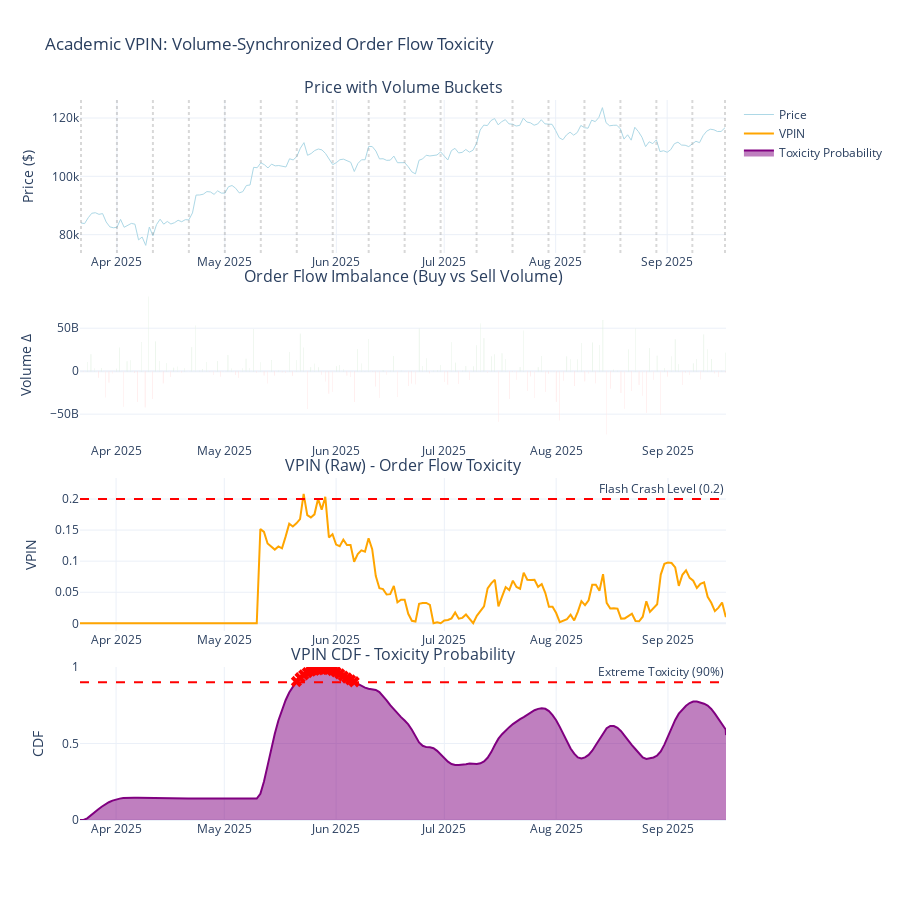

Notebook code for this chart:
### Markdown cell above
## Visualization: Academic VPIN Analysis

### Code cell
def plot_academic_vpin(df, buckets, vpin_raw):
    """
    Create academic VPIN visualization with toxicity levels
    """
    fig = make_subplots(
        rows=4,
        cols=1,
        row_heights=[0.25, 0.25, 0.25, 0.25],
        subplot_titles=[
            "Price with Volume Buckets",
            "Order Flow Imbalance (Buy vs Sell Volume)",
            "VPIN (Raw) - Order Flow Toxicity",
            "VPIN CDF - Toxicity Probability",
        ],
        vertical_spacing=0.05,
    )

    # 1. Price with bucket boundaries
    fig.add_trace(
        go.Scatter(
            x=df["datetime"],
            y=df["price"],
            name="Price",
            line=dict(color="lightblue", width=1),
        ),
        row=1,
        col=1,
    )

    # Mark every 10th bucket boundary
    bucket_starts = df.groupby("bucket_id")["datetime"].first()
    for i, start_time in enumerate(bucket_starts):
        if i % 10 == 0:
            fig.add_vline(
                x=start_time,
                line_dash="dot",
                line_color="gray",
                opacity=0.3,
                row=1,
                col=1,
            )

    # 2. Order Flow Imbalance
    imbalance = buckets["buy_volume"] - buckets["sell_volume"]
    colors = ["green" if x > 0 else "red" for x in imbalance]

    fig.add_trace(
        go.Bar(
            x=buckets["datetime"],
            y=imbalance,
            marker_color=colors,
            opacity=0.6,
            name="Volume Imbalance",
            showlegend=False,
        ),
        row=2,
        col=1,
    )

    # 3. Raw VPIN
    fig.add_trace(
        go.Scatter(
            x=buckets["datetime"],
            y=vpin_raw,
            name="VPIN",
            line=dict(color="orange", width=2),
        ),
        row=3,
        col=1,
    )

    # Add Flash Crash threshold
    fig.add_hline(
        y=0.2,
        line_dash="dash",
        line_color="red",
        annotation_text="Flash Crash Level (0.2)",
        row=3,
        col=1,
    )

    # 4. VPIN CDF
    fig.add_trace(
        go.Scatter(
            x=buckets["datetime"],
            y=buckets["vpin_cdf_ssf"],
            name="Toxicity Probability",
            fill="tozeroy",
            line=dict(color="purple", width=2),
        ),
        row=4,
        col=1,
    )

    # Mark extreme toxicity events
    toxic_events = buckets[buckets["toxic_event_ssf"]]
    if len(toxic_events) > 0:
        fig.add_trace(
            go.Scatter(
                x=toxic_events["datetime"],
                y=toxic_events["vpin_cdf_ssf"],
                mode="markers",
                marker=dict(color="red", size=10, symbol="x"),
                name="Toxic Events",
                showlegend=False,
            ),
            row=4,
            col=1,
        )

    # Add 90% threshold
    fig.add_hline(
        y=0.9,
        line_dash="dash",
        line_color="red",
        annotation_text="Extreme Toxicity (90%)",
        row=4,
        col=1,
    )

    fig.update_layout(
        height=900,
        title="Academic VPIN: Volume-Synchronized Order Flow Toxicity",
        template="plotly_white",
        showlegend=True,
        hovermode="x unified",
    )

    fig.update_yaxes(title="Price ($)", row=1, col=1)
    fig.update_yaxes(title="Volume Δ", row=2, col=1)
    fig.update_yaxes(title="VPIN", row=3, col=1)
    fig.update_yaxes(title="CDF", range=[0, 1], row=4, col=1)

    return fig


fig = plot_academic_vpin(df, buckets, vpin_raw)
fig.show()

### Figure 1 — Plotly figure (JSON) as saved in the notebook; plotly's stock layout.template omitted (floating-point values rounded to 4 significant figures; data arrays with more than 128 entries replaced by an {"elided": "..."} marker saying what was removed)
{"data": [{"line": {"color": "lightblue", "width": 1}, "name": "Price", "type": "scatter", "x": {"elided": "181 str values"}, "xaxis": "x", "y": {"elided": "181 float values"}, "yaxis": "y"}, {"marker": {"color": {"elided": "181 str values"}}, "name": "Volume Imbalance", "opacity": 0.6, "showlegend": false, "type": "bar", "x": {"elided": "181 str values"}, "xaxis": "x2", "y": {"elided": "181 float values"}, "yaxis": "y2"}, {"line": {"color": "orange", "width": 2}, "name": "VPIN", "type": "scatter", "x": {"elided": "181 str values"}, "xaxis": "x3", "y": {"elided": "181 float values"}, "yaxis": "y3"}, {"fill": "tozeroy", "line": {"color": "purple", "width": 2}, "name": "Toxicity Probability", "type": "scatter", "x": {"elided": "181 str values"}, "xaxis": "x4", "y": {"elided": "181 float values"}, "yaxis": "y4"}, {"marker": {"color": "red", "size": 10, "symbol": "x"}, "mode": "markers", "name": "Toxic Events", "showlegend": false, "type": "scatter", "x": ["2025-05-21T00:00:00.000000000", "2025-05-22T00:00:00.000000000", "2025-05-23T00:00:00.000000000", "2025-05-24T00:00:00.000000000", "2025-05-25T00:00:00.000000000", "2025-05-26T00:00:00.000000000", "2025-05-27T00:00:00.000000000", "2025-05-28T00:00:00.000000000", "2025-05-29T00:00:00.000000000", "2025-05-30T00:00:00.000000000", "2025-05-31T00:00:00.000000000", "2025-06-01T00:00:00.000000000", "2025-06-02T00:00:00.000000000", "2025-06-03T00:00:00.000000000", "2025-06-04T00:00:00.000000000", "2025-06-05T00:00:00.000000000", "2025-06-06T00:00:00.000000000"], "xaxis": "x4", "y": [0.9054, 0.9296, 0.9486, 0.9634, 0.973, 0.9786, 0.9822, 0.9844, 0.9857, 0.9838, 0.9773, 0.9676, 0.9546, 0.9409, 0.9281, 0.9163, 0.9038], "yaxis": "y4"}], "layout": {"annotations": [{"font": {"size": 16}, "showarrow": false, "text": "Price with Volume Buckets", "x": 0.5, "xanchor": "center", "xref": "paper", "y": 1, "yanchor": "bottom", "yref": "paper"}, {"font": {"size": 16}, "showarrow": false, "text": "Order Flow Imbalance (Buy vs Sell Volume)", "x": 0.5, "xanchor": "center", "xref": "paper", "y": 0.7375, "yanchor": "bottom", "yref": "paper"}, {"font": {"size": 16}, "showarrow": false, "text": "VPIN (Raw) - Order Flow Toxicity", "x": 0.5, "xanchor": "center", "xref": "paper", "y": 0.475, "yanchor": "bottom", "yref": "paper"}, {"font": {"size": 16}, "showarrow": false, "text": "VPIN CDF - Toxicity Probability", "x": 0.5, "xanchor": "center", "xref": "paper", "y": 0.2125, "yanchor": "bottom", "yref": "paper"}, {"showarrow": false, "text": "Flash Crash Level (0.2)", "x": 1, "xanchor": "right", "xref": "x3 domain", "y": 0.2, "yanchor": "bottom", "yref": "y3"}, {"showarrow": false, "text": "Extreme Toxicity (90%)", "x": 1, "xanchor": "right", "xref": "x4 domain", "y": 0.9, "yanchor": "bottom", "yref": "y4"}], "height": 900, "hovermode": "x unified", "shapes": [{"line": {"color": "gray", "dash": "dot"}, "opacity": 0.3, "type": "line", "x0": "2025-03-22T00:00:00", "x1": "2025-03-22T00:00:00", "xref": "x", "y0": 0, "y1": 1, "yref": "y domain"}, {"line": {"color": "gray", "dash": "dot"}, "opacity": 0.3, "type": "line", "x0": "2025-04-01T00:00:00", "x1": "2025-04-01T00:00:00", "xref": "x", "y0": 0, "y1": 1, "yref": "y domain"}, {"line": {"color": "gray", "dash": "dot"}, "opacity": 0.3, "type": "line", "x0": "2025-04-11T00:00:00", "x1": "2025-04-11T00:00:00", "xref": "x", "y0": 0, "y1": 1, "yref": "y domain"}, {"line": {"color": "gray", "dash": "dot"}, "opacity": 0.3, "type": "line", "x0": "2025-04-21T00:00:00", "x1": "2025-04-21T00:00:00", "xref": "x", "y0": 0, "y1": 1, "yref": "y domain"}, {"line": {"color": "gray", "dash": "dot"}, "opacity": 0.3, "type": "line", "x0": "2025-05-01T00:00:00", "x1": "2025-05-01T00:00:00", "xref": "x", "y0": 0, "y1": 1, "yref": "y domain"}, {"line": {"color": "gray", "dash": "dot"}, "opacity": 0.3, "type": "line", "x0": "2025-05-11T00:00:00", "x1": "2025-05-11T00:00:00", "xref": "x", "y0": 0, "y1": 1, "yref": "y domain"}, {"line": {"color": "gray", "dash": "dot"}, "opacity": 0.3, "type": "line", "x0": "2025-05-21T00:00:00", "x1": "2025-05-21T00:00:00", "xref": "x", "y0": 0, "y1": 1, "yref": "y domain"}, {"line": {"color": "gray", "dash": "dot"}, "opacity": 0.3, "type": "line", "x0": "2025-05-31T00:00:00", "x1": "2025-05-31T00:00:00", "xref": "x", "y0": 0, "y1": 1, "yref": "y domain"}, {"line": {"color": "gray", "dash": "dot"}, "opacity": 0.3, "type": "line", "x0": "2025-06-10T00:00:00", "x1": "2025-06-10T00:00:00", "xref": "x", "y0": 0, "y1": 1, "yref": "y domain"}, {"line": {"color": "gray", "dash": "dot"}, "opacity": 0.3, "type": "line", "x0": "2025-06-20T00:00:00", "x1": "2025-06-20T00:00:00", "xref": "x", "y0": 0, "y1": 1, "yref": "y domain"}, {"line": {"color": "gray", "dash": "dot"}, "opacity": 0.3, "type": "line", "x0": "2025-06-30T00:00:00", "x1": "2025-06-30T00:00:00", "xref": "x", "y0": 0, "y1": 1, "yref": "y domain"}, {"line": {"color": "gray", "dash": "dot"}, "opacity": 0.3, "type": "line", "x0": "2025-07-10T00:00:00", "x1": "2025-07-10T00:00:00", "xref": "x", "y0": 0, "y1": 1, "yref": "y domain"}, {"line": {"color": "gray", "dash": "dot"}, "opacity": 0.3, "type": "line", "x0": "2025-07-20T00:00:00", "x1": "2025-07-20T00:00:00", "xref": "x", "y0": 0, "y1": 1, "yref": "y domain"}, {"line": {"color": "gray", "dash": "dot"}, "opacity": 0.3, "type": "line", "x0": "2025-07-30T00:00:00", "x1": "2025-07-30T00:00:00", "xref": "x", "y0": 0, "y1": 1, "yref": "y domain"}, {"line": {"color": "gray", "dash": "dot"}, "opacity": 0.3, "type": "line", "x0": "2025-08-09T00:00:00", "x1": "2025-08-09T00:00:00", "xref": "x", "y0": 0, "y1": 1, "yref": "y domain"}, {"line": {"color": "gray", "dash": "dot"}, "opacity": 0.3, "type": "line", "x0": "2025-08-19T00:00:00", "x1": "2025-08-19T00:00:00", "xref": "x", "y0": 0, "y1": 1, "yref": "y domain"}, {"line": {"color": "gray", "dash": "dot"}, "opacity": 0.3, "type": "line", "x0": "2025-08-29T00:00:00", "x1": "2025-08-29T00:00:00", "xref": "x", "y0": 0, "y1": 1, "yref": "y domain"}, {"line": {"color": "gray", "dash": "dot"}, "opacity": 0.3, "type": "line", "x0": "2025-09-08T00:00:00", "x1": "2025-09-08T00:00:00", "xref": "x", "y0": 0, "y1": 1, "yref": "y domain"}, {"line": {"color": "gray", "dash": "dot"}, "opacity": 0.3, "type": "line", "x0": "2025-09-17T01:59:52", "x1": "2025-09-17T01:59:52", "xref": "x", "y0": 0, "y1": 1, "yref": "y domain"}, {"line": {"color": "red", "dash": "dash"}, "type": "line", "x0": 0, "x1": 1, "xref": "x3 domain", "y0": 0.2, "y1": 0.2, "yref": "y3"}, {"line": {"color": "red", "dash": "dash"}, "type": "line", "x0": 0, "x1": 1, "xref": "x4 domain", "y0": 0.9, "y1": 0.9, "yref": "y4"}], "showlegend": true, "title": {"text": "Academic VPIN: Volume-Synchronized Order Flow Toxicity"}, "xaxis": {"anchor": "y", "domain": [0, 1]}, "xaxis2": {"anchor": "y2", "domain": [0, 1]}, "xaxis3": {"anchor": "y3", "domain": [0, 1]}, "xaxis4": {"anchor": "y4", "domain": [0, 1]}, "yaxis": {"anchor": "x", "domain": [0.7875, 1], "title": {"text": "Price ($)"}}, "yaxis2": {"anchor": "x2", "domain": [0.525, 0.7375], "title": {"text": "Volume Δ"}}, "yaxis3": {"anchor": "x3", "domain": [0.2625, 0.475], "title": {"text": "VPIN"}}, "yaxis4": {"anchor": "x4", "domain": [0, 0.2125], "range": [0, 1], "title": {"text": "CDF"}}}}
